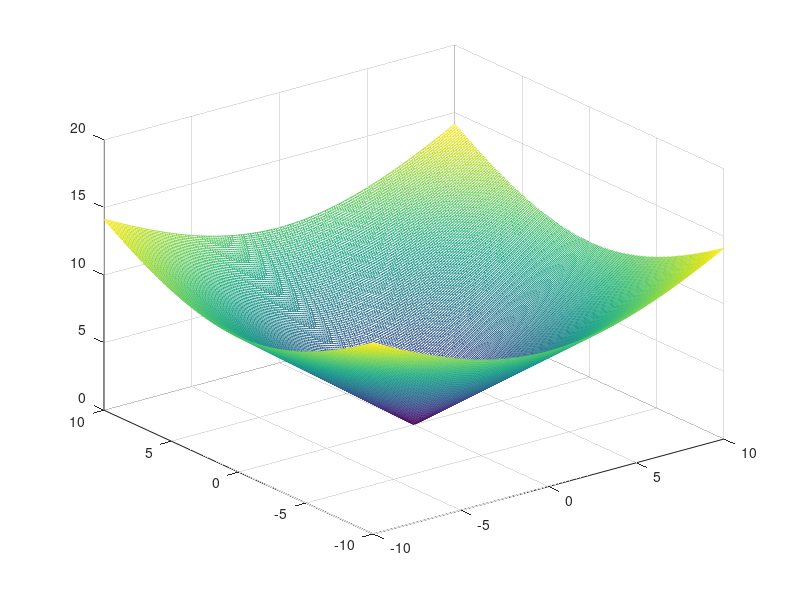

Recreate this plot in MATLAB.
c = 100;
grid = @(x, y) ndgrid(-x: x/c : x, -y : y/c: y);
[x, y] = grid(-10:1:10, -10:1:10);
z = sqrt(x.^2 + y.^2);
mesh(x, y, z)
